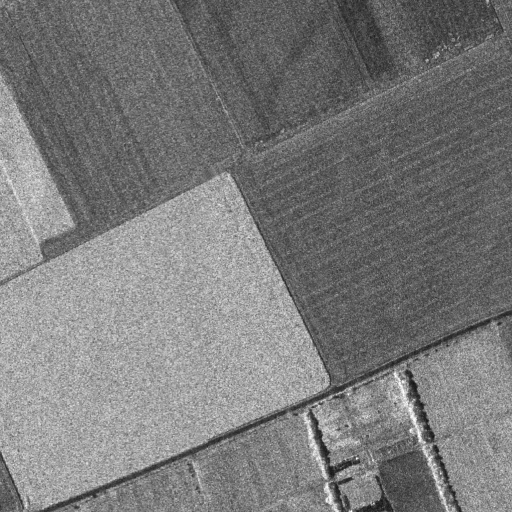
#> input picture data/trudering_SAR_10000_4000.tif, 1024 x 1024 px, found by its file name (shown at 1/2 size); its folder holds only this picture in this run
$ python main.py
#> lines starting #> are read from the running program, lines starting #| are printed output that depends on the picture; long printed decimals are rounded
import numpy as np
import os
import cv2
import matplotlib.pyplot as plt
from scipy.stats import gamma


############## ---- 1 ---- ##############
# Write a Python function to choose a patch on an image
# Input: Image, Patch center, Half-side of the patch
# Output: Image patch

def mirror_image(image):
    """
    Mirror the image at the borders to extrapolate the patch.
    """
    # Flipping the image
    flip_ud = cv2.flip(image, 0)    # vertical flip
    flip_lr = cv2.flip(image, 1)    # horizontal flip
    flip_both = cv2.flip(image, -1)

    # Mirroring the image at the borders
    top_row = np.hstack([flip_both, flip_ud, flip_both])
    middle_row = np.hstack([flip_lr, image, flip_lr])
    bottom_row = np.hstack([flip_both, flip_ud, flip_both])

    # Putting all together
    mirrored_image = np.vstack([top_row, middle_row, bottom_row])

    return mirrored_image

def choose_patch(image, center, half_side):
    """
    Choose a patch from the image.

    Parameters:
    image (np.ndarray): The input image.
    center (tuple): The center of the patch (y, x).
    half_side (int): Half the side length of the patch.

    Returns:
    np.ndarray: The selected patch.
    """
    img_bounds = image.shape[:2]

    # get mirrored image
    mirrored_image = mirror_image(image)
    # get new center for staying in the original image
    x = center[0] + img_bounds[0]
    y = center[1] + img_bounds[1]

    # get the patch from the mirrored image
    patch = mirrored_image[y-half_side:y+half_side+1, x-half_side:x+half_side+1]
    return patch


############### ---- 2 ---- ##############
# Write a Python function that adds noise on the image patch
# Input: Image patch, type of noise (Gaussian for optique, speckle for SAR), standard deviation
# Output: Noisy patch

# [19 lines left out: function add_noise_optique, not called in this run]

def add_noise_sar(patch, std_dev, a, b):
    """
    Add speckle noise to the SAR image patch.

    Parameters:
    patch (np.ndarray): The input image patch.
    std_dev (float): Standard deviation of the noise.
    a (float): Shape parameter of the gamma distribution.
    b (float): Scale parameter of the gamma distribution.

    Returns:
    np.ndarray: Noisy image patch.
    """
    # Generate speckle noise
    noise = std_dev * np.random.gamma(a, b, patch.shape)
    # Add speckle noise to the patch
    noisy_patch = patch * noise
    # Clip the values to be in the valid range [0, 255]
    noisy_patch = np.clip(noisy_patch, 0, 255).astype(np.uint8)
    return noisy_patch


############### ---- 3 ---- ##############
# Write a Python function that filter the image patch
# Input: Image patch to filter, size of the filter, standard deviation of the filter
# Output: Filtered image
# Please take a special care with the border of the image patch (propose an extrapolation method)
# Compare your filter with Python implemented function

# seperat, da die Funktion erst auf alle Zeilen, dann auf alle Spalten angewendet wird


def gauss_filter(x, filter_std):
     """
     Applies gaussian filter with given sigma to a row vector
     """
     gauss = np.exp(-(x**2)/(2*filter_std**2)) /(filter_std*np.sqrt(2*np.pi))
     return gauss

def img_filter(patch, filter_size, filter_std):
    """
    Filter the image (patch).
    """

    patch_bounds = patch.shape[:2]
    extended_patch = mirror_image(patch)

    half_filter_size = filter_size//2
    x = np.arange(-half_filter_size,half_filter_size+1,1)
    x = np.arange(-half_filter_size,half_filter_size+1,1)
    gauss_kernel = gauss_filter(x, filter_std)

    row_filtered_patch = np.zeros_like(patch)
    filtered_patch_transposed = np.zeros_like(patch)

    # run over all positions in the patch, but use the values of the extended patch
    rowcount = 0
    for row in patch:
        for pxl_idx in range(len(row)):
            row_filtered_patch[patch_bounds[0]-rowcount-1, pxl_idx] = gauss_kernel.dot(
                extended_patch[
                    rowcount,
                    patch_bounds[1]+pxl_idx-half_filter_size:patch_bounds[1]+pxl_idx+half_filter_size+1
                ]
            )
        rowcount += 1

    # transpose the row-filtered image so we can use the same logic for column filtering (turning columns into rows)
    row_filtered_transposed = row_filtered_patch.T
    row_filtered_transposed_extended = mirror_image(row_filtered_transposed)

    rowcount = 0
    for row in patch:
        for pxl_idx in range(len(row)):
            filtered_patch_transposed[patch_bounds[1]-rowcount-1, pxl_idx] = gauss_kernel.dot(
                row_filtered_transposed_extended[
                    rowcount,
                    patch_bounds[0]+pxl_idx-half_filter_size:patch_bounds[0]+pxl_idx+half_filter_size+1
                    ]
            )
        rowcount += 1

    # revert the transpose
    filtered_patch = filtered_patch_transposed.T

    return filtered_patch

    # fig, axs = plt.subplots(2, 2, figsize=(15, 4))
    fig, axs = plt.subplots(1, 3, figsize=(15, 4))
    # Visual debugging
    axs[0].imshow(patch)
    axs[0].set_title('verrauschter Patch')
    axs[1].imshow(row_filtered_patch)
    axs[1].set_title('Zeilenrichtung gefiltered')
    axs[2].imshow(filtered_patch)
    axs[2].set_title('gesamtgefilterter Patch')
    plt.tight_layout()
    plt.savefig('./plots/Task3_verarbeitung.png')

    # only return the "inner" patch / original patch size
    return filtered_patch


############### ---- 4 ---- ##############
# Write a Python function to compute the histogram of the image
# Input: Image patch
# Output: Histogram (vector providing the gray value occurences from 0 to 255).
# image patch as vector

def histogram(patch, n_bins):
    """
    Compute the histogram of the image patch.

    Parameters:
    patch (np.ndarray): The input image patch.
    n_bins (int): Number of bins.

    Returns:
    np.ndarray: Histogram of the image patch.
    """
    # Flatten the patch to a 1D array
    pixelList = patch.flatten(order='F')

    # Count gray value occurrences
    bins = np.zeros(n_bins, dtype=int)

    for i in range(n_bins):
        bins[i] = len(pixelList[pixelList == i])

    return bins


############### ---- 5 ---- ##############
# Write a Python function that compute the central moments of an histogram
# Input: Histogram (e.g. 256 vector)
# Output: Mean, variance, standard deviation, skewness, curtosis, excess


def central_moments(hist):
    # Wahrscheinlichkeitsverteilung
    p = hist / np.sum(hist)

    # mean
    mue = np.sum(np.arange(len(hist)) * p)

    # variance
    var = np.sum((np.arange(len(hist)) - mue)**2 * p)

    # standard deviation
    sigma = np.sqrt(var)

    # skewness
    gamma_1 = (1 / (sigma**3)) * np.sum((np.arange(len(hist)) - mue)**3 * p)

    # curtosis
    cur = (1 / (sigma**4)) * np.sum((np.arange(len(hist)) - mue)**4 * p)

    # excess
    gamma_2 = cur - 3

    return mue, var, sigma, gamma_1, cur, gamma_2

def plot_histogram_with_moments(hist, moments, n_bins=256):
    """
    Plottet das Histogramm, markiert Mittelwert und Standardabweichung und zeigt die zentralen Momente als Text an.
    """
    x = np.arange(n_bins)
    mean, var, std, skew, kurt, excess = moments

    plt.figure(figsize=(10,5))
    plt.bar(x, hist, width=1, color='gray', alpha=0.7, label='Histogramm')

    # Vertikale Linien für Mittelwert und Standardabweichung
    plt.axvline(mean, color='red', linestyle='--', linewidth=2, label='Mittelwert')
    plt.axvline(mean + std, color='blue', linestyle=':', linewidth=2, label='Mittelwert ± Std')
    plt.axvline(mean - std, color='blue', linestyle=':', linewidth=2)

    # Textbox mit Momenten
    textstr = '\n'.join((
        r'$\mathrm{Mittelwert}=%.2f$' % (mean, ),
        r'$\mathrm{Varianz}=%.2f$' % (var, ),
        r'$\mathrm{Std}=%.2f$' % (std, ),
        r'$\mathrm{Schiefe}=%.2f$' % (skew, ),
        r'$\mathrm{Kurtosis}=%.2f$' % (kurt, ),
        r'$\mathrm{Exzess}=%.2f$' % (excess, )))
    props = dict(boxstyle='round', facecolor='white', alpha=0.8)
    plt.text(0.98, 0.98, textstr, transform=plt.gca().transAxes, fontsize=11,
             verticalalignment='top', horizontalalignment='right', bbox=props)

    plt.title('Histogramm mit zentralen Momenten und Mittelwert/Std')
    plt.xlabel('Grauwert')
    plt.ylabel('Anzahl')
    plt.legend()
    plt.tight_layout()
    plt.show()


############### ---- 6 ---- ##############
# Write a Python function that calculate the normalized and cumulative histogram
# Input: Histogram
# Output: Two vectors for respectively the normalized and cumulative histogram
def normalized_and_cumulative_histogram(hist):
    """
    Compute the normalized and cumulative histogram.

    Parameters:
    hist (np.ndarray): The input histogram (z.B. 256er Vektor).

    Returns:
    tuple: (normalized_hist, cumulative_hist), beide als np.ndarray
    """
    # Summe berechnen
    total = 0
    for h in hist:                                      # Schleife summiert alle Werte im Histogramm, um die Gesamtanzahl zu bestimmen
        total += h

    normalized_hist = np.zeros_like(hist, dtype=float)
    cumulative_hist = np.zeros_like(hist, dtype=float)
    cumulative_sum = 0.0

    for i in range(len(hist)):
        # Normalisieren
        if total > 0:
            normalized_hist[i] = hist[i] / total        # Wert wird durch die Gesamtsumme geteilt, um die relative Häufigkeit zu berechnen
        else:
            normalized_hist[i] = 0.0
        # Kumulieren
        cumulative_sum += normalized_hist[i]            # normalisierten Werte werden aufsummiert, um das kumulierte Histogramm zu erstellen
        cumulative_hist[i] = cumulative_sum

    return normalized_hist, cumulative_hist

############### ---- 7 ---- ##############
# Write a Python function that performs the 2-sample Kolmogorov-Smirnov test
# Input: Cumulative histogram 1, Cumulative histogram 2, significance level
# Output: Vector of differences D, Decision (0 or 1)


def ks_test(cumulative_hist1, cumulative_hist2, alpha):
    # vector of differences
    D = np.abs(cumulative_hist1 - cumulative_hist2)

    # maximum difference
    D_max = np.max(D)

    # value KS-test
    n = len(cumulative_hist1)
    m = len(cumulative_hist2)
    c = 1.628 # alpha = 0.01
    temp = c * np.sqrt((n + m) / (n * m))

    # decision
    decision = 1 if D_max > temp else 0

    return D, decision


######################################## - MAIN - ########################################

if __name__ == "__main__":
    # Loading filepaths
    datapath = './data/'
    fileExtension = '.tif'
    filenames = [f for f in os.listdir(datapath) if f.endswith(fileExtension)]
    filepaths = [datapath + filename for filename in filenames]

    # Loading specific image
    spec_img = 0

    # Load an example image (grayscale)
    image = cv2.imread(filepaths[spec_img], cv2.IMREAD_GRAYSCALE)
#> image is the input picture: shape (1024, 1024); min 11, max 254, mean 122.2


    ## TASK 1 ##
    # Define the center and half-side of the patch
    center = (789, 512)  # Example center
    half_side = 30       # Example half-side length

    # Get the patch
    patch = choose_patch(image, center, half_side)
#> in mirror_image, `top_row = np.hstack([flip_both, flip_ud, flip_both])`:
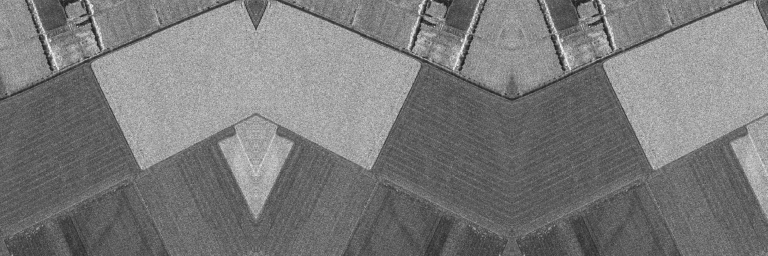
#> top_row: shape (1024, 3072) (shown at 1/4 size); min 11, max 254, mean 122.2
#> in mirror_image, `middle_row = np.hstack([flip_lr, image, flip_lr])`:
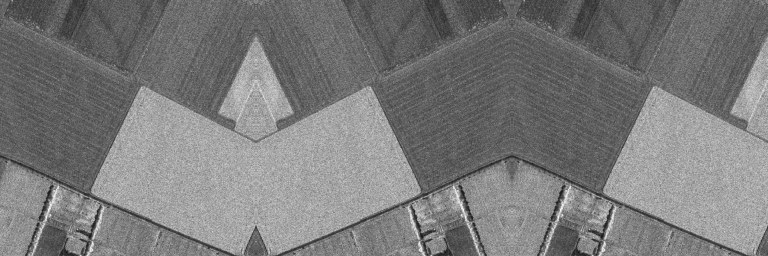
#> middle_row: shape (1024, 3072) (shown at 1/4 size); min 11, max 254, mean 122.2


    # [13 lines of commented-out code are left out]
    if "optik" in filenames[spec_img]:
        # Add Gaussian noise to the patch
        noisy_patch = add_noise_optique(patch, std_dev=10, mean=0)
        print(filenames[spec_img])
    elif "SAR" in filenames[spec_img]:
        # Add speckle noise to the patch
        a = 1/4
        b = 4
        noisy_patch = add_noise_sar(patch, std_dev=0.1, a=a, b=b)
        print(filenames[spec_img])

    # [12 lines of commented-out code are left out]
    filtered_patch = img_filter(noisy_patch,5,0.8)
#> the loop in img_filter, `for row in patch:` made 61 passes
#> after the loop in img_filter, `for row in patch:`: rowcount = 61
#> in mirror_image (call 3), `mirrored_image = np.vstack([top_row, middle_row, bottom_row])`:
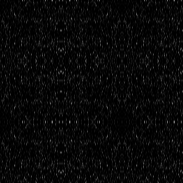
#> mirrored_image: shape (183, 183); min 0, max 115, mean 8.3
    fig, axs = plt.subplots(1, 3, figsize=(15, 4))
    # original
    axs[0].imshow(patch)
    axs[0].set_title('originaler Patch')
    # verrauscht
    axs[1].imshow(noisy_patch)
    axs[1].set_title('verrauschter Patch')
    # gefiltered / Ergebnis dieser Aufgabe
    axs[2].imshow(filtered_patch)
    axs[2].set_title('gefilterter Patch')
    plt.tight_layout()
    plt.savefig('./plots/Task3_ergebnis.png')


    ## TASK 4 ##
    # Compute the histogram of the patch
    n_bins = 256
    hist = histogram(patch, n_bins)
#> in histogram, `pixelList = patch.flatten(order='F')`: pixelList = 3721 values, max 170 at index 159, min 40 at index 3327, mean 93.93
#> after the loop in histogram, `for i in range(n_bins):`: bins = 256 values, max 128 at index 95, min 0 at index 0, mean 14.54
#> hist has the same summary as bins in histogram

    # # Plot the histogram
    plt.figure()
    plt.bar(np.arange(n_bins), hist, width=1, color='black', edgecolor='black')
    plt.savefig('./plots/Task4.png')
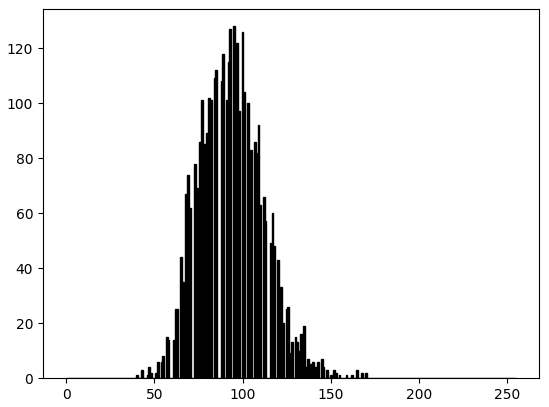
#> figure drawn by matplotlib, 1 panel; tallest bar 128 high, from x = 94.5 to 95.5

    ## TASK 5 ##
    central_moments_hist = central_moments(hist)
#> in central_moments, `p = hist / np.sum(hist)`: p = 256 values, max 0.0344 at index 95, min 0 at index 0, mean 0.00391
#> in central_moments, `mue = np.sum(np.arange(len(hist)) * p)`: mue = 93.93
#> in central_moments, `var = np.sum((np.arange(len(hist)) - mue)**2 * p)`: var = 339.6
#> in central_moments, `sigma = np.sqrt(var)`: sigma = 18.43
#> in central_moments, `gamma_1 = (1 / (sigma**3)) * np.sum((np.arange(len(hist)) - mue)**3 * p)`: gamma_1 = 0.385
#> in central_moments, `cur = (1 / (sigma**4)) * np.sum((np.arange(len(hist)) - mue)**4 * p)`: cur = 3.3
#> in central_moments, `gamma_2 = cur - 3`: gamma_2 = 0.298
#> central_moments_hist = (93.93, 339.6, 18.43, 0.385, 3.3, 0.298)
    plot_histogram_with_moments(hist, central_moments_hist, n_bins)
#> in plot_histogram_with_moments, `mean, var, std, skew, kurt, excess = moments`: mean = 93.93; var = 339.6; std = 18.43; skew = 0.385; kurt = 3.3; excess = 0.298
#> in plot_histogram_with_moments, `plt.show()`:
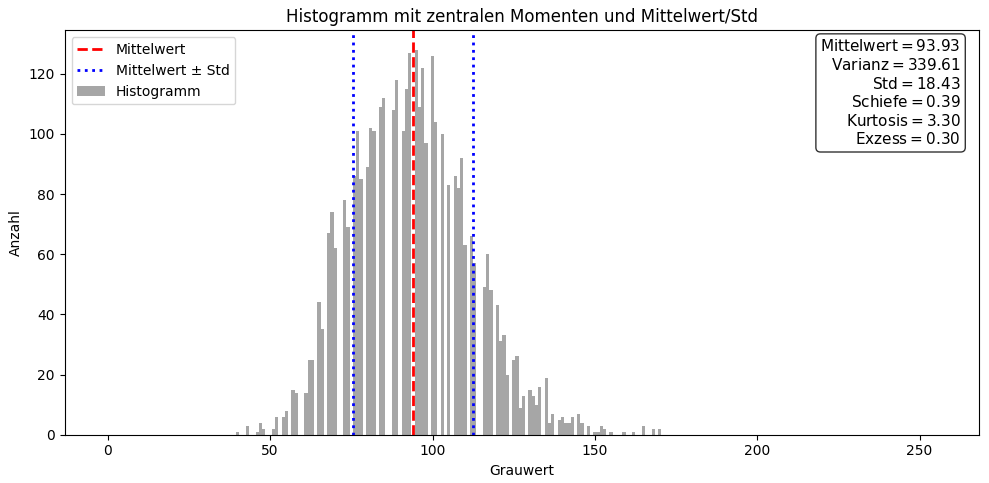
#> figure drawn by matplotlib, 1 panel; tallest bar 128 high, from x = 94.5 to 95.5

    ## TASK 6 ##
    hist_norm_kum = normalized_and_cumulative_histogram(hist)
#> the loop in normalized_and_cumulative_histogram, `for h in hist:` made 256 passes
#> (h, total) on passes 2 to 4: (0, 0), (0, 0), (0, 0)
#> after the loop in normalized_and_cumulative_histogram, `for h in hist:`: total = 3721
#> the loop in normalized_and_cumulative_histogram, `for i in range(len(hist)):` made 256 passes
#> cumulative_sum on passes 1 to 3: 0, 0, 0
#> after the loop in normalized_and_cumulative_histogram, `for i in range(len(hist)):`: cumulative_hist = 256 values from 0 to 1; cumulative_sum = 1; normalized_hist has the same summary as p in central_moments
    norm_hist = hist_norm_kum[0]
#> norm_hist has the same summary as p in central_moments
    cum_hist = hist_norm_kum[1]
#> cum_hist = 256 values from 0 to 1

    # Histogramme plotten
    x = np.arange(n_bins)
    fig, axs = plt.subplots(1, 3, figsize=(15, 4))
    # Absolutes Histogramm
    axs[0].bar(x, hist, width=1, color='gray')
    axs[0].set_title('Absolutes Histogramm')
    axs[0].set_xlabel('Grauwert')
    axs[0].set_ylabel('Anzahl')
    # Normalisiertes Histogramm
    axs[1].bar(x, norm_hist, width=1, color='blue')
    axs[1].set_title('Normalisiertes Histogramm')
    axs[1].set_xlabel('Grauwert')
    axs[1].set_ylabel('Relative Häufigkeit')
    # Kumuliertes Histogramm (als Linie)
    axs[2].plot(x, cum_hist, color='red')
    axs[2].set_title('Kumuliertes Histogramm')
    axs[2].set_xlabel('Grauwert')
    axs[2].set_ylabel('Kumulierte Summe')
    plt.tight_layout()
    plt.show()

    ## alle drei Histogramme überlagert ##
    fig, ax1 = plt.subplots(figsize=(10,5))
    # Absolutes Histogramm (graue Balken)
    ax1.bar(x, hist, width=1, color='gray', alpha=0.4, label='Absolut')
    # Normalisiertes Histogramm (blaue Balken, kleinere Höhe)
    ax1.bar(x, norm_hist * hist.max(), width=1, color='blue', alpha=0.4, label='Normalisiert')
    ax1.set_xlabel('Grauwert')
    ax1.set_ylabel('Anzahl (links)')
    #ax1.legend(loc='upper left')
    # Zweite y-Achse für das kumulierte Histogramm
    ax2 = ax1.twinx()
    ax2.plot(x, cum_hist, color='red', linewidth=2, label='Kumuliert')
    ax2.set_ylabel('Kumulierte Summe (rechts, normiert)')
    ax2.set_ylim(0, 1.05)
    # Legenden zusammenführen
    lines_1, labels_1 = ax1.get_legend_handles_labels()
    lines_2, labels_2 = ax2.get_legend_handles_labels()
    ax2.legend(lines_1 + lines_2, labels_1 + labels_2, loc='lower right')
    plt.title('Absolutes, normalisiertes und kumuliertes Histogramm')
    plt.tight_layout()
    plt.show()

    ## TASK 7 ##
    # 2 Varianten die geteste werden sollen:
    #    1)Zwei Bildpatches vergleichen
    #    2) Patch vs. Gaußverteilung(Normalverteilung) vergleichen

    # Variante 1
    # zweites Bildpatch erstellen
    #center2 = (789, 562)  # z.B. 50 Pixel weiter rechts: Decision = 0
    center2 = (150, 176) # weit genug verschoben für Decision = 1
    half_side = 30
    patch2 = choose_patch(image, center2, half_side)
#> call 2 of choose_patch, with center = (150, 176), half_side = 30
#> in choose_patch (call 2), `patch = mirrored_image[y-half_side:y+half_side+1, x-half_side:x+half_s..`:
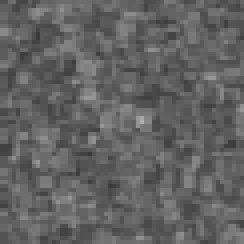
#> patch: shape (61, 61) (shown 4 times larger); min 57, max 178, mean 97.9

    #Histogramm für Bildpatch 2
    hist2 = histogram(patch2, n_bins)
#> hist2 = 256 values, max 149 at index 93, min 0 at index 0, mean 14.54
    _, cum_hist2 = normalized_and_cumulative_histogram(hist2)
#> the loop in normalized_and_cumulative_histogram (call 2), `for h in hist:` made 256 passes
#> the loop in normalized_and_cumulative_histogram (call 2), `for i in range(len(hist)):` made 256 passes
#> cum_hist2 = 256 values from 0 to 1

    # Testaufruf für beide Bildpatches
    D, decision = ks_test(cum_hist, cum_hist2, alpha=0.05)
#> in ks_test, `D = np.abs(cumulative_hist1 - cumulative_hist2)`: D = 256 values, max 0.123 at index 81, min 0 at index 0, mean 0.0163
#> in ks_test, `D_max = np.max(D)`: D_max = 0.123
#> in ks_test, `n = len(cumulative_hist1)`: n = 256
#> in ks_test, `temp = c * np.sqrt((n + m) / (n * m))`: temp = 0.144
#> in ks_test, `decision = 1 if D_max > temp else 0`: decision = 0
#> decision = 0
    print("KS-Test Patch vs. Patch: D_max =", np.max(D), "Entscheidung:", decision)
#| KS-Test Patch vs. Patch: D_max = 0.1228 Entscheidung: 0

    #Visualisierung
    plt.plot(cum_hist, label='Patch 1')
    plt.plot(cum_hist2, label='Patch 2')
    plt.legend()
    plt.title('Kumulierte Histogramme der Patches')
    plt.show()

    # Variante 2
    # Gaußverteilung erzeugen
    mean = np.mean(patch)
#> mean = 93.93
    std = np.std(patch)
#> std = 18.43
    x = np.arange(n_bins)
    gauss_pdf = (1/(std * np.sqrt(2 * np.pi))) * np.exp(-((x - mean)**2) / (2 * std**2))
#> gauss_pdf = 256 values, max 0.0216 at index 94, min 5.59e-19 at index 255, mean 0.00391

    # Normierung und Kumulierung durch eigene Funktion
    _, gauss_cum = normalized_and_cumulative_histogram(gauss_pdf)
#> gauss_cum = 256 values from 4.94e-08 to 1

    # Funktionsaufruf
    D_gauss, decision_gauss = ks_test(cum_hist, gauss_cum, alpha=0.05)
#> D_gauss = 256 values, max 0.038 at index 101, min 5.55e-16 at index 244, mean 0.00457; decision_gauss = 0
    print("KS-Test Patch vs. Gauß: D_max =", np.max(D_gauss), "Entscheidung:", decision_gauss)
#| KS-Test Patch vs. Gauß: D_max = 0.03802 Entscheidung: 0

    # Visualisierung
    plt.plot(cum_hist, label='Patch')
    plt.plot(gauss_cum, label='Gauß')
    plt.legend()
    plt.title('Kumuliertes Histogramm vs. Gauß')
    plt.show()
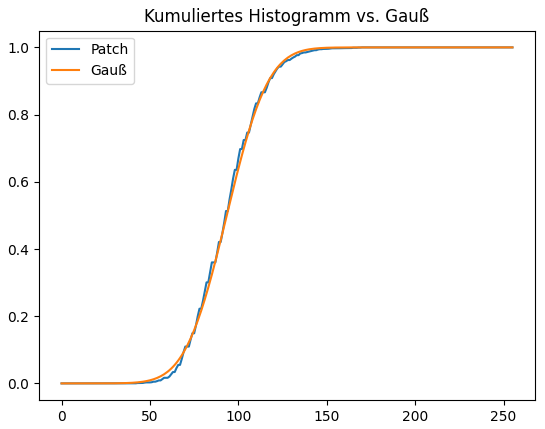
#> figure drawn by matplotlib, 1 panel; curve peaks at x = 170, y = 1; curve peaks at x = 244, y = 1
